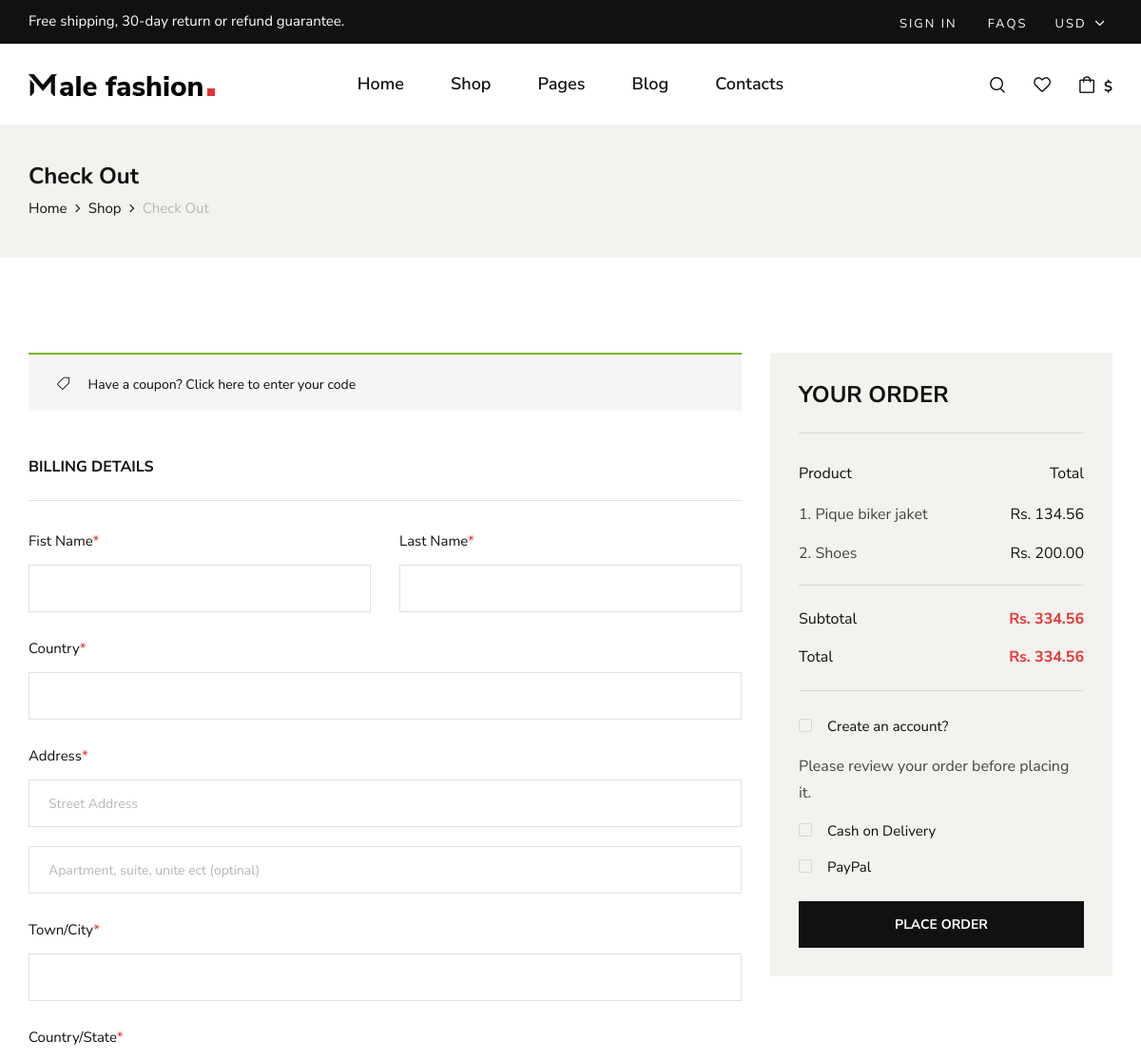
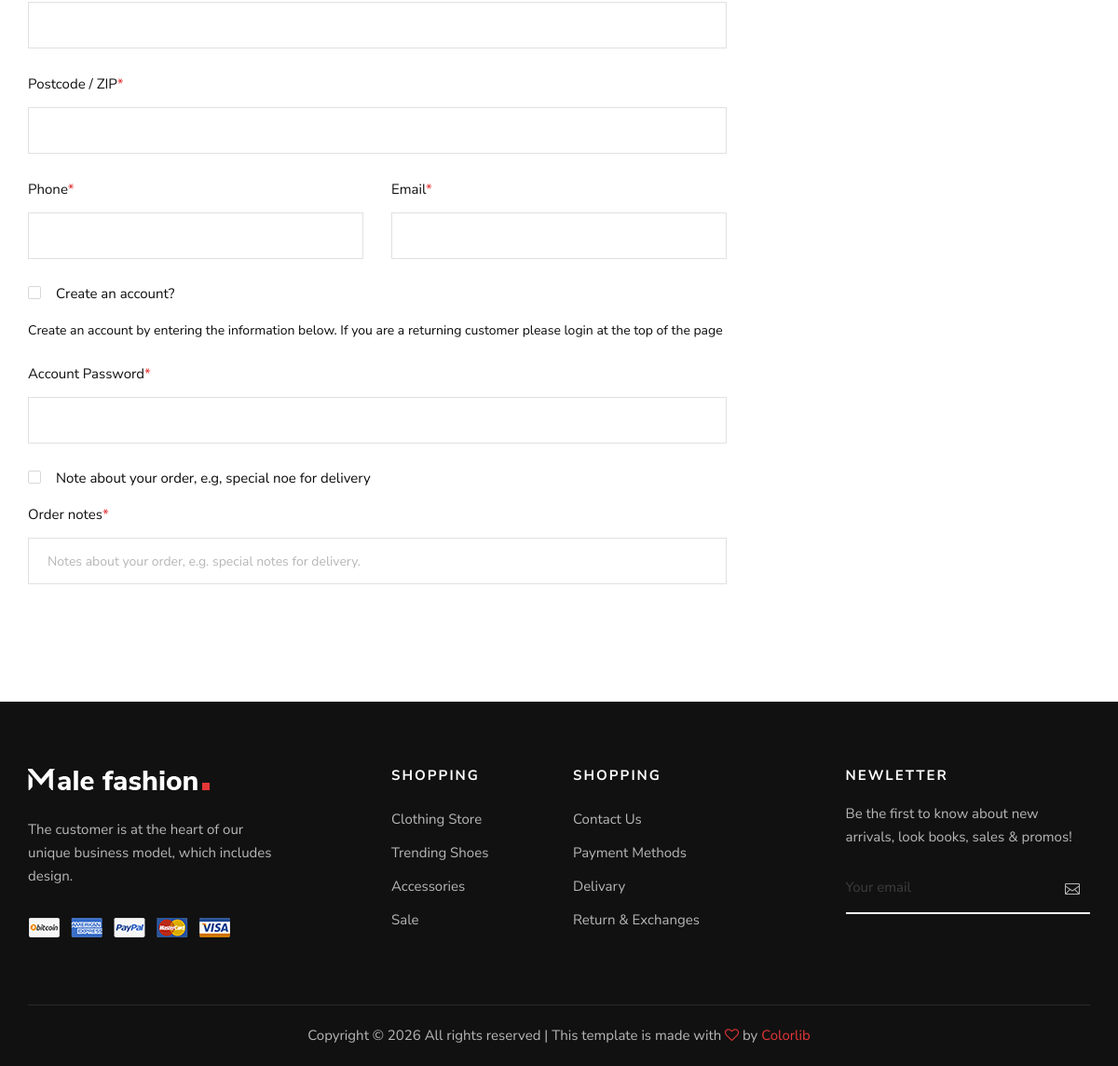
The app's page /checkout/ (signed in) with its own data (2 pictures, top to bottom).
### shop/models.py (models this page shows)
class CartItem(models.Model):
    cart = models.ForeignKey(
        Cart,
        on_delete=models.CASCADE,
        related_name='items'
    )
    product = models.ForeignKey(Products, on_delete=models.CASCADE)
    quantity = models.PositiveIntegerField(default=1)
    def subtotal(self):
        return self.product.price * self.quantity

class Products(models.Model):
    name = models.CharField(max_length=100)
    price = models.DecimalField(max_digits=8, decimal_places=2)
    image = models.ImageField(upload_to='products/')

### shop/views.py (the view)
# urls.py: path('checkout/', views.checkout, name='checkout'),
def checkout(request):
    cart, created = Cart.objects.get_or_create(user=request.user)
    items = cart.items.all()
    subtotal = sum(item.subtotal() for item in items)
    return render(request, "checkout.html", {
        "items": items,
        "subtotal": subtotal,
        "total": subtotal,
    })

### shop/templates/checkout.html (shortened to what this page needs)
{% load static %}
{% include 'head.html' %}
<body>
   <header class="header">
        <div class="header__top">
            <div class="container">
                <div class="row">
                    <div class="col-lg-6 col-md-7">
                        <div class="header__top__left">
                            <p>Free shipping, 30-day return or refund guarantee.</p>
                        </div>
                    </div>
                    <div class="col-lg-6 col-md-5">
                        <div class="header__top__right">
                            <div class="header__top__links">
                                <a href="/login/">Sign In</a>
                                <a href="#">FAQs</a>
                            </div>
                            <div class="header__top__hover">
                                <span>Usd <i class="arrow_carrot-down"></i></span>
                            </div>
                        </div>
                    </div>
                </div>
            </div>
        </div>
        <div class="container">
            <div class="row">
                <div class="col-lg-3 col-md-3">
                    <div class="header__logo">
                         <a href="{% url 'home' %}"><img src="{% static 'img/logo.png' %}" alt=""></a>
                    </div>
                </div>
                <div class="col-lg-6 col-md-6">
                    <nav class="header__menu mobile-menu">
                        <ul>
                            <li ><a href="{% url 'home' %}">Home</a></li>
                            <li><a href="{% url 'shop' %}">Shop</a></li>
                            <li><a href="#">Pages</a>
                            </li>
                            <li><a href="{% url 'blog' %}">Blog</a></li>
                            <li><a href="{% url 'contacts' %}">Contacts</a></li>
                        </ul>
                    </nav>
                </div>
                <div class="col-lg-3 col-md-3">
    <div class="header__nav__option">
        <a href="#" class="search-switch">
            <img src="{% static 'img/icon/search.png' %}" alt="">
        </a>
        <a href="{% url 'wishlist' %}">
            <img src="{% static 'img/icon/heart.png' %}" alt="">
        </a>
        <a href="{% url 'cart' %}">
            <img src="{% static 'img/icon/cart.png' %}" alt="">
        </a>
        <div class="price">${{ cart_total }}</div>
    </div>
</div>
            </div>
        </div>
    </header>
    <section class="breadcrumb-option">
        <div class="container">
            <div class="row">
                <div class="col-lg-12">
                    <div class="breadcrumb__text">
                        <h4>Check Out</h4>
                        <div class="breadcrumb__links">
                            <a href="{% url 'home' %}">Home</a>
                            <a href="{% url 'shop' %}">Shop</a>
                            <span>Check Out</span>
                        </div>
                    </div>
                </div>
            </div>
        </div>
    </section>
    <section class="checkout spad">
        <div class="container">
            <div class="checkout__form">
                <form action="#">
                    <div class="row">
                        <div class="col-lg-8 col-md-6">
                            <h6 class="coupon__code"><span class="icon_tag_alt"></span> Have a coupon? <a href="#">Click
                            here</a> to enter your code</h6>
                            <h6 class="checkout__title">Billing Details</h6>
                            <div class="row">
                                <div class="col-lg-6">
                                    <div class="checkout__input">
                                        <p>Fist Name<span>*</span></p>
                                        <input type="text">
                                    </div>
                                </div>
                                <div class="col-lg-6">
                                    <div class="checkout__input">
                                        <p>Last Name<span>*</span></p>
                                        <input type="text">
                                    </div>
                                </div>
                            </div>
                            <div class="checkout__input">
                                <p>Country<span>*</span></p>
                                <input type="text">
                            </div>
                            <div class="checkout__input">
                                <p>Address<span>*</span></p>
                                <input type="text" placeholder="Street Address" class="checkout__input__add">
                                <input type="text" placeholder="Apartment, suite, unite ect (optinal)">
                            </div>
                            <div class="checkout__input">
                                <p>Town/City<span>*</span></p>
                                <input type="text">
                            </div>
                            <div class="checkout__input">
                                <p>Country/State<span>*</span></p>
                                <input type="text">
                            </div>
                            <div class="checkout__input">
                                <p>Postcode / ZIP<span>*</span></p>
                                <input type="text">
                            </div>
                            <div class="row">
                                <div class="col-lg-6">
                                    <div class="checkout__input">
                                        <p>Phone<span>*</span></p>
                                        <input type="text">
                                    </div>
                                </div>
                                <div class="col-lg-6">
                                    <div class="checkout__input">
                                        <p>Email<span>*</span></p>
                                        <input type="text">
                                    </div>
                                </div>
                            </div>
                            <div class="checkout__input__checkbox">
                                <label for="acc">
                                    Create an account?
                                    <span class="checkmark"></span>
                                </label>
                                <p>Create an account by entering the information below. If you are a returning customer
                                please login at the top of the page</p>
                            </div>
                            <div class="checkout__input">
                                <p>Account Password<span>*</span></p>
                                <input type="text">
                            </div>
                            <div class="checkout__input__checkbox">
                                <label for="diff-acc">
                                    Note about your order, e.g, special noe for delivery
                                    <span class="checkmark"></span>
                                </label>
                            </div>
                            <div class="checkout__input">
                                <p>Order notes<span>*</span></p>
                                <input type="text"
                                placeholder="Notes about your order, e.g. special notes for delivery.">
                            </div>
                        </div>
                        <div class="col-lg-4 col-md-6">
    <div class="checkout__order">
        <h4 class="order__title">Your Order</h4>
        <div class="checkout__order__products">
            Product
            <span>Total</span>
        </div>
        <ul class="checkout__total__products">
            {% for item in items %}
            <li>
                {{ forloop.counter }}.
                {{ item.product.name }}
                <span>
                    Rs. {{ item.subtotal }}
                </span>
            </li>
            {% empty %}
            <li>
                Your cart is empty.
            </li>
            {% endfor %}
        </ul>
        <ul class="checkout__total__all">
            <li>
                Subtotal
                <span>Rs. {{ subtotal }}</span>
            </li>
            <li>
                Total
                <span>Rs. {{ total }}</span>
            </li>
        </ul>
        <div class="checkout__input__checkbox">
            <label for="acc-or">
                Create an account?
                <span class="checkmark"></span>
            </label>
        </div>
        <p>
            Please review your order before placing it.
        </p>
        <div class="checkout__input__checkbox">
            <label for="payment">
                Cash on Delivery
                <span class="checkmark"></span>
            </label>
        </div>
        <div class="checkout__input__checkbox">
            <label for="paypal">
                PayPal
                <span class="checkmark"></span>
            </label>
        </div>
        <button type="submit" class="site-btn">
            PLACE ORDER
        </button>
    </div>
</div>
                    </div>
                </form>
            </div>
        </div>
    </section>
     {% include 'footer.html' %}
</body>
</html>

### records on screen
CartItem: product.name "Pique biker jaket", subtotal "134.56"
CartItem: product.name "Shoes", subtotal "200.00"

### other values on screen
{{ subtotal }} "334.56"
{{ total }} "334.56"
